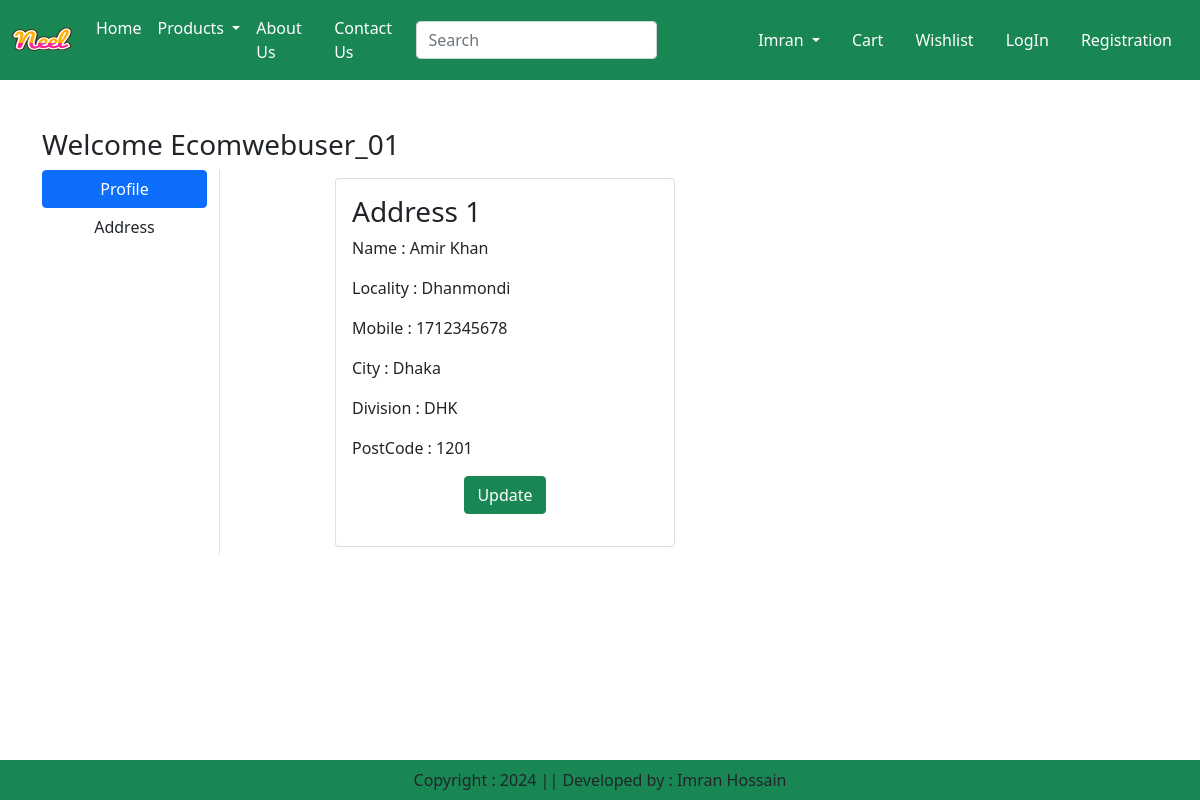
/address/ (signed in), run on an earlier commit of the app's database.
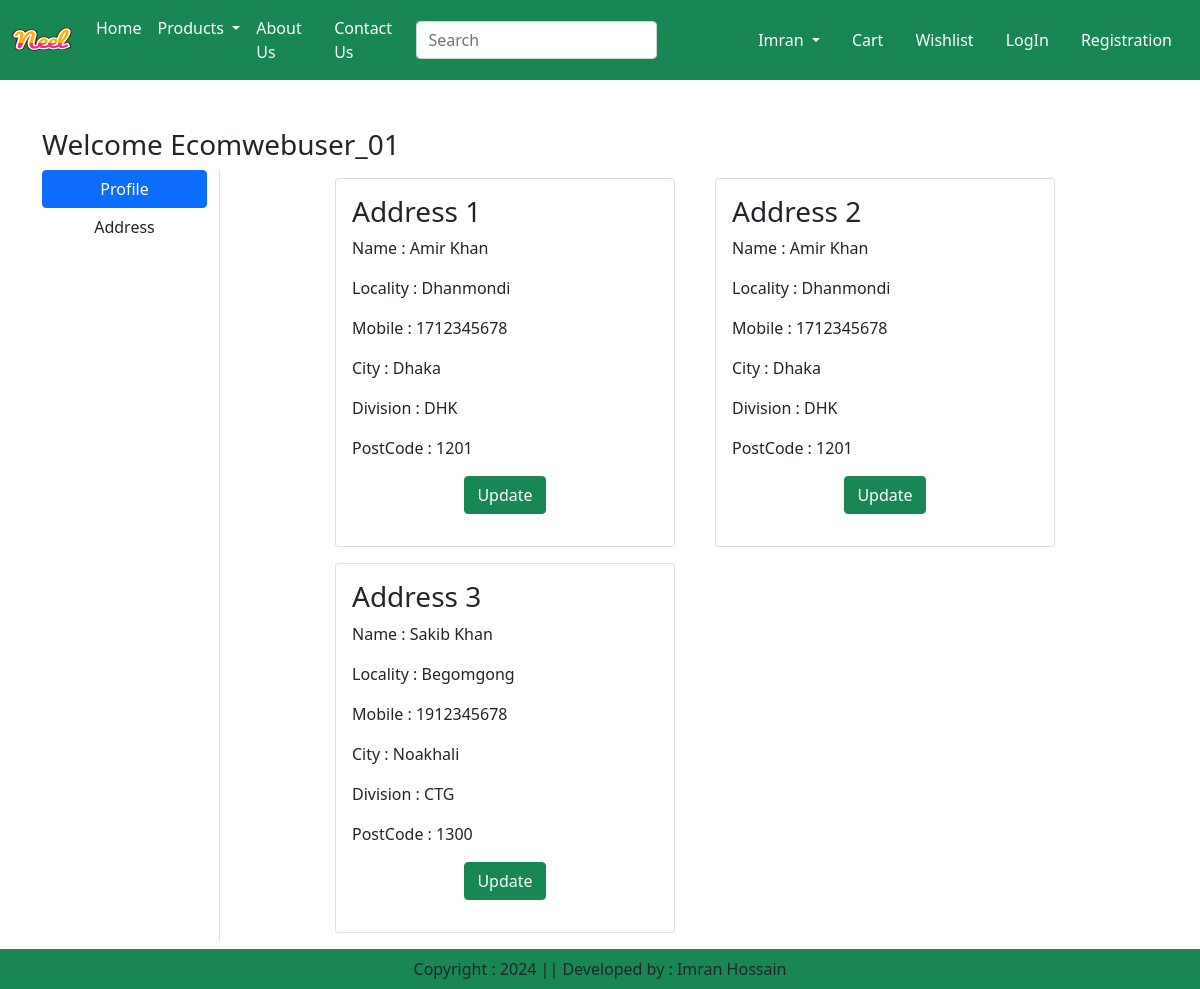
And on a later commit of the database.
### ecom_app/models.py (models this page shows, shortened)
class Customer(models.Model):
    user = models.ForeignKey(User, on_delete=models.CASCADE)
    name = models.CharField(max_length=200)
    locality = models.CharField(max_length=200)
    city = models.CharField(max_length=60)
    mobile = models.IntegerField(default=0)
    zipcode = models.IntegerField()
    division = models.CharField(choices=DIVI_CHOICES, max_length=100)

### ecom_app/views.py (the view)
# urls.py: path("address/", views.address, name="address"),
def address(request):
    add = Customer.objects.filter(user=request.user)
    return render(request, "ecom_app/address.html", locals())

### ecom_app/templates/ecom_app/address.html (shortened to what this page needs)
{% extends 'ecom_app/base.html' %}
{% load static %}
{% block main-content %}
    <div class="container my-5">
        <div class="row">
            <h3>Welcome <span class="text-capitalize">{{request.user}}</span></h3>
            <div class="col-sm-2 border-end">
                <ul class="list-unstyled">
                    <li class="d-grid"><a href="{% url 'profile' %}" class="btn btn-primary">Profile</a></li>
                    <li class="d-grid"><a href="{% url 'address' %}" class="btn">Address</a></li>
                </ul>
            </div>
            <div class="col-sm-8 offset-sm-1">
                <div class="row">
                    {% for ad in add %}
                        <div class="col-sm-6">
                            <div class="card m-2">
                                <div class="card-body">
                                    <h3>Address {{forloop.counter}}</h3>
                                    <p>Name : {{ad.name}}</p>
                                    <p>Locality : {{ad.locality}}</p>
                                    <p>Mobile : {{ad.mobile}}</p>
                                    <p>City : {{ad.city}}</p>
                                    <p>Division : {{ad.division}}</p>
                                    <p>PostCode : {{ad.zipcode}}</p>
                                    <p class="text-center"><a href="{% url "update_address" pk=ad.id %}" type="button" class="btn btn-success">Update</a></p>
                                </div>
                            </div>
                        </div>
                    {% endfor %}
                </div>
            </div>
        </div>
    </div>
{% endblock main-content %}

What changed in the data, as far as the page shows it:
added Customer: name "Amir Khan", locality "Dhanmondi", mobile "1712345678", city "Dhaka", division "DHK", zipcode "1201"
added Customer: name "Sakib Khan", locality "Begomgong", mobile "1912345678", city "Noakhali", division "CTG", zipcode "1300"
